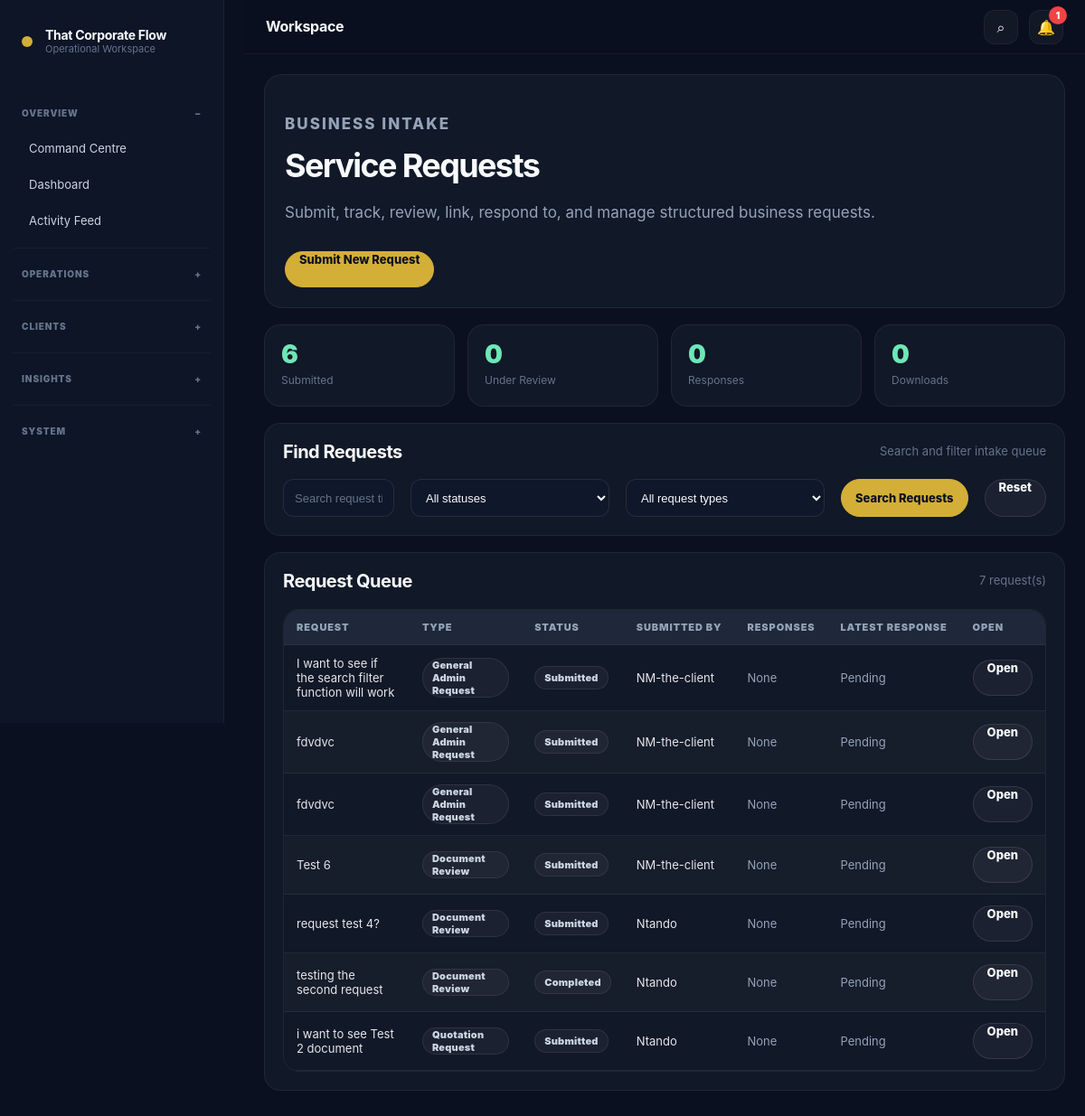
The page /requests/ (signed in) on the database its author committed.
### service_requests/models.py (models this page shows, shortened)
class ServiceRequest(models.Model):
    REQUEST_TYPES = [
        ('contract', 'New Contract Request'),
        ('invoice', 'Invoice Request'),
        ('quotation', 'Quotation Request'),
        ('report', 'Report Submission'),
        ('support', 'Support Request'),
        ('review', 'Document Review'),
        ('general', 'General Admin Request'),
    ]
    STATUS_CHOICES = [
        ('submitted', 'Submitted'),
        ('under_review', 'Under Review'),
        ('approved', 'Approved'),
        ('rejected', 'Rejected'),
        ('completed', 'Completed'),
    ]
    PRIORITY_LEVELS = [
        ('low', 'Low'),
        ('medium', 'Medium'),
        ('high', 'High'),
        ('urgent', 'Urgent'),
    ]
    submitted_by = models.ForeignKey(
        settings.AUTH_USER_MODEL,
        on_delete=models.CASCADE,
        related_name='submitted_requests'
    )
    assigned_to = models.ForeignKey(
        settings.AUTH_USER_MODEL,
        on_delete=models.SET_NULL,
        related_name='assigned_requests',
        blank=True,
        null=True
    )
    linked_folder = models.ForeignKey(
        'clients.ClientFolder',
        on_delete=models.SET_NULL,
        related_name='service_requests',
        blank=True,
        null=True
    )
    linked_file = models.ForeignKey(
        'clients.ClientFile',
        on_delete=models.SET_NULL,
        related_name='service_requests',
        blank=True,
        null=True
    )
    linked_document = models.ForeignKey(
        'documents.GeneratedDocument',
        on_delete=models.SET_NULL,
        related_name='service_requests',
        blank=True,
        null=True
    )
    title = models.CharField(max_length=255)
    request_type = models.CharField(
        max_length=50,
        choices=REQUEST_TYPES,
        default='general'
    )
    description = models.TextField()
    supporting_file = models.FileField(
        upload_to='request_uploads/',
        blank=True,
        null=True
    )
    status = models.CharField(
        max_length=50,
        choices=STATUS_CHOICES,
        default='submitted'
    )
    priority = models.CharField(
        max_length=20,
        choices=PRIORITY_LEVELS,
        default='medium'
    )
    due_date = models.DateField(
        blank=True,
        null=True
    )
    created_at = models.DateTimeField(default=timezone.now)
    updated_at = models.DateTimeField(auto_now=True)
    reviewed_at = models.DateTimeField(blank=True, null=True)
    reviewed_by = models.ForeignKey(
        settings.AUTH_USER_MODEL,
        on_delete=models.SET_NULL,
        related_name='reviewed_requests',
        blank=True,
        null=True
    )
    def latest_response(self):
        return self.responses.order_by('-responded_at').first()

### accounts/models.py (models this page shows, shortened)
class CustomUser(AbstractUser):
    ROLE_CHOICES = [
        ('admin', 'Admin'),
        ('operations', 'Operations'),
        ('finance', 'Finance'),
        ('client', 'Client'),
        ('viewer', 'Viewer'),
    ]
    role = models.CharField(
        max_length=50,
        choices=ROLE_CHOICES,
        default='viewer'
    )
    company_name = models.CharField(
        max_length=255,
        blank=True
    )
    phone_number = models.CharField(
        max_length=50,
        blank=True
    )
    must_change_password = models.BooleanField(
        default=False
    )

### service_requests/views.py (the view)
# urls.py: path('', views.request_list, name='request_list'),
@login_required
def request_list(request):
    search_query = request.GET.get('q', '').strip()
    status_filter = request.GET.get('status', 'all').strip()
    type_filter = request.GET.get('type', 'all').strip()
    service_requests = get_visible_requests(request.user).select_related(
        'submitted_by',
        'assigned_to',
        'reviewed_by',
        'linked_folder',
        'linked_file',
        'linked_document',
    ).prefetch_related(
        'responses'
    ).order_by('-created_at')
    if search_query:
        service_requests = service_requests.filter(title__icontains=search_query)
    if status_filter != 'all':
        service_requests = service_requests.filter(status=status_filter)
    if type_filter != 'all':
        service_requests = service_requests.filter(request_type=type_filter)
    stats_source = get_visible_requests(request.user)
    stats = {
        'submitted': stats_source.filter(status='submitted').count(),
        'under_review': stats_source.filter(status='under_review').count(),
        'approved': stats_source.filter(status='approved').count(),
        'rejected': stats_source.filter(status='rejected').count(),
        'completed': stats_source.filter(status='completed').count(),
        'responses': ServiceRequestResponse.objects.filter(
            service_request__in=stats_source
        ).count(),
        'downloads': sum(
            ServiceRequestResponse.objects.filter(
                service_request__in=stats_source
            ).values_list('download_count', flat=True)
        ),
    }
    return render(request, 'service_requests/request_list.html', {
        'service_requests': service_requests,
        'search_query': search_query,
        'status_filter': status_filter,
        'type_filter': type_filter,
        'status_choices': ServiceRequest.STATUS_CHOICES,
        'request_types': ServiceRequest.REQUEST_TYPES,
        'stats': stats,
        'can_manage_requests': can_manage_requests(request.user),
    })

### accounts/permissions.py (called while the page is built)
def is_admin(user):
    return user.is_authenticated and (
        user.is_superuser or
        user.is_staff or
        get_user_role(user) == 'admin'
    )

def can_manage_all_folders(user):
    return is_admin(user) or is_operations(user) or is_finance(user)

### notifications/context_processors.py (called while the page is built)
def unread_notifications(request):
    if request.user.is_authenticated:
        count = request.user.notifications.filter(is_read=False).count()
    else:
        count = 0
    return {
        'unread_notification_count': count,
    }

### service_requests/views.py (called while the page is built)
def can_manage_requests(user):
    return can_manage_all_folders(user)

def get_visible_requests(user):
    if can_manage_requests(user):
        return ServiceRequest.objects.all()
    return ServiceRequest.objects.filter(submitted_by=user)

### templates/service_requests/request_list.html (shortened to what this page needs)
﻿{% extends 'base.html' %}
{% block content %}
<section class='page-header'>
    <p class='eyebrow'>Business Intake</p>
    <h2>Service Requests</h2>
    <p>
        Submit, track, review, link, respond to, and manage structured business requests.
    </p>
    <div class='hero-actions'>
        <a class='btn primary' href='{% url "create_request" %}'>
            Submit New Request
        </a>
    </div>
</section>
<section class='stats-grid'>
    <div class='stat-card'>
        <span>{{ stats.submitted }}</span>
        <p>Submitted</p>
    </div>
    <div class='stat-card'>
        <span>{{ stats.under_review }}</span>
        <p>Under Review</p>
    </div>
    <div class='stat-card'>
        <span>{{ stats.responses }}</span>
        <p>Responses</p>
    </div>
    <div class='stat-card'>
        <span>{{ stats.downloads }}</span>
        <p>Downloads</p>
    </div>
</section>
<section class='panel'>
    <div class='panel-header'>
        <h3>Find Requests</h3>
        <p>Search and filter intake queue</p>
    </div>
    <form method='get' class='document-filter-form'>
        <input
            class='form-control'
            type='text'
            name='q'
            value='{{ search_query }}'
            placeholder='Search request title...'
        >
        <select class='form-control' name='status'>
            <option value='all' {% if status_filter == 'all' %}selected{% endif %}>
                All statuses
            </option>
        </select>
        <select class='form-control' name='type'>
            <option value='all' {% if type_filter == 'all' %}selected{% endif %}>
                All request types
            </option>
        </select>
        <button class='btn primary' type='submit'>
            Search Requests
        </button>
        <a class='btn secondary' href='{% url "request_list" %}'>
            Reset
        </a>
    </form>
</section>
<section class='panel'>
    <div class='panel-header'>
        <h3>Request Queue</h3>
        <p>{{ service_requests.count }} request(s)</p>
    </div>
    {% if service_requests %}
        <div class='table-wrap'>
            <table>
                <thead>
                    <tr>
                        <th>Request</th>
                        <th>Type</th>
                        <th>Status</th>
                        <th>Submitted By</th>
                        <th>Responses</th>
                        <th>Latest Response</th>
                        <th>Open</th>
                    </tr>
                </thead>
                <tbody>
                    {% for item in service_requests %}
                        <tr>
                            <td>{{ item.title }}</td>
                            <td>
                                <span class='badge'>{{ item.get_request_type_display }}</span>
                            </td>
                            <td>
                                <span class='status-pill request-status-{{ item.status }}'>
                                    {{ item.get_status_display }}
                                </span>
                            </td>
                            <td>{{ item.submitted_by.username }}</td>
                            <td>
                                {% if item.responses.count > 0 %}
                                    <span class='badge'>{{ item.responses.count }}</span>
                                {% else %}
                                    <span class='muted'>None</span>
                                {% endif %}
                            </td>
                            <td>
                                {% if item.latest_response %}
                                    {{ item.latest_response.responded_at|date:'d M Y H:i' }}
                                {% else %}
                                    <span class='muted'>Pending</span>
                                {% endif %}
                            </td>
                            <td>
                                <a class='mini-btn' href='{% url "request_detail" item.id %}'>
                                    Open
                                </a>
                            </td>
                        </tr>
                    {% endfor %}
                </tbody>
            </table>
        </div>
    {% else %}
        <div class='empty-state'>
            <h3>No requests found</h3>
            <p>Submit a new request or adjust your filters.</p>
        </div>
    {% endif %}
</section>
{% endblock %}

### static/css/final_cleanup.css (style rules this page uses)
body { background: var(--bg); color: var(--text); }
h2 { font-size: clamp(28px, 3vw, 44px) !important; line-height: 1.08 !important; letter-spacing: -0.04em !important; font-weight: 750 !important; }
h3 { font-size: clamp(20px, 2vw, 28px) !important; line-height: 1.2 !important; letter-spacing: -0.025em !important; }
p { line-height: 1.72; }
.panel, .command-panel, .focus-panel, .settings-panel, .auth-card, .client-flow-card, .public-preview-card, .simple-launcher-card, .focus-kpi-card, .stat-card, .notification-card, .global-result-card, .ai-action-card, .module-card, .kanban-card, .client-delivery-card, .announcement-card { background: var(--panel) !important; border: 1px solid var(--border) !important; box-shadow: none !important; border-radius: 22px !important; }
.panel, .command-panel, .focus-panel, .settings-panel, .auth-card, .client-flow-card, .public-preview-card { padding: 24px !important; }
.btn, .mini-btn, .public-btn, .slack-btn { box-shadow: none !important; }
.btn.primary, .public-btn.primary, .slack-btn.primary { background: var(--gold) !important; color: #0a0f1c !important; border-color: var(--gold) !important; }
.btn.secondary, .public-btn.secondary, .slack-btn.secondary { background: rgba(255,255,255,0.04) !important; color: var(--text) !important; border-color: rgba(255,255,255,0.12) !important; }
input, textarea, select, .form-control { background: rgba(255,255,255,0.045) !important; border: 1px solid rgba(255,255,255,0.08) !important; color: var(--text) !important; border-radius: 14px !important; }

### rows shown on the page
ServiceRequest: title "I want to see if the search filter function will work", request_type "General Admin Request", status "Submitted", submitted_by.username "NM-the-client", shows "None", shows "Pending"
ServiceRequest: title "fdvdvc", request_type "General Admin Request", status "Submitted", submitted_by.username "NM-the-client", shows "None", shows "Pending"
ServiceRequest: title "fdvdvc", request_type "General Admin Request", status "Submitted", submitted_by.username "NM-the-client", shows "None", shows "Pending"
ServiceRequest: title "Test 6", request_type "Document Review", status "Submitted", submitted_by.username "NM-the-client", shows "None", shows "Pending"
ServiceRequest: title "request test 4?", request_type "Document Review", status "Submitted", submitted_by.username "Ntando", shows "None", shows "Pending"
ServiceRequest: title "testing the second request", request_type "Document Review", status "Completed", submitted_by.username "Ntando", shows "None", shows "Pending"
ServiceRequest: title "i want to see Test 2 document", request_type "Quotation Request", status "Submitted", submitted_by.username "Ntando", shows "None", shows "Pending"

### other values the page prints
{{ unread_notification_count }} "1"
{{ stats.submitted }} "6"
{{ stats.under_review }} "0"
{{ stats.responses }} "0"
{{ stats.downloads }} "0"
{{ service_requests.count }} "7"
